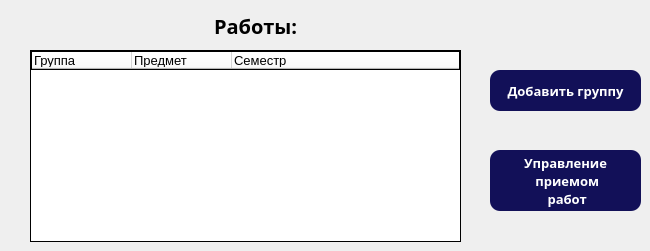
    <widget class="QWidget" name="tab_2">
     <attribute name="title">
      <string notr="true">Пары</string>
     </attribute>
     <widget class="QPushButton" name="add_group_button">
      <property name="geometry">
       <rect>
        <x>490</x>
        <y>70</y>
        <width>151</width>
        <height>41</height>
       </rect>
      </property>
      <property name="palette">
       <palette>
        <active>
         <colorrole role="WindowText">
          <brush brushstyle="SolidPattern">
           <color alpha="255">
            <red>255</red>
            <green>255</green>
            <blue>255</blue>
           </color>
          </brush>
         </colorrole>
         <colorrole role="Button">
          <brush brushstyle="SolidPattern">
           <color alpha="255">
            <red>18</red>
            <green>16</green>
            <blue>88</blue>
           </color>
          </brush>
         </colorrole>
         <colorrole role="Light">
          <brush brushstyle="SolidPattern">
           <color alpha="255">
            <red>127</red>
            <green>255</green>
            <blue>191</blue>
           </color>
          </brush>
         </colorrole>
         <colorrole role="Midlight">
          <brush brushstyle="SolidPattern">
           <color alpha="255">
            <red>106</red>
            <green>212</green>
            <blue>159</blue>
           </color>
          </brush>
         </colorrole>
         <colorrole role="Dark">
          <brush brushstyle="SolidPattern">
           <color alpha="255">
            <red>42</red>
            <green>85</green>
            <blue>63</blue>
           </color>
          </brush>
         </colorrole>
         <colorrole role="Mid">
          <brush brushstyle="SolidPattern">
           <color alpha="255">
            <red>56</red>
            <green>113</green>
            <blue>84</blue>
           </color>
          </brush>
         </colorrole>
         <colorrole role="Text">
          <brush brushstyle="SolidPattern">
           <color alpha="255">
            <red>255</red>
            <green>255</green>
            <blue>255</blue>
           </color>
          </brush>
         </colorrole>
         <colorrole role="BrightText">
          <brush brushstyle="SolidPattern">
           <color alpha="255">
            <red>255</red>
            <green>255</green>
            <blue>255</blue>
           </color>
          </brush>
         </colorrole>
         <colorrole role="ButtonText">
          <brush brushstyle="SolidPattern">
           <color alpha="255">
            <red>255</red>
            <green>255</green>
            <blue>255</blue>
           </color>
          </brush>
         </colorrole>
         <colorrole role="Base">
          <brush brushstyle="SolidPattern">
           <color alpha="255">
            <red>18</red>
            <green>16</green>
            <blue>88</blue>
           </color>
          </brush>
         </colorrole>
         <colorrole role="Window">
          <brush brushstyle="SolidPattern">
           <color alpha="255">
            <red>18</red>
            <green>16</green>
            <blue>88</blue>
           </color>
          </brush>
         </colorrole>
         <colorrole role="Shadow">
          <brush brushstyle="SolidPattern">
           <color alpha="255">
            <red>0</red>
            <green>0</green>
            <blue>0</blue>
           </color>
          </brush>
         </colorrole>
         <colorrole role="AlternateBase">
          <brush brushstyle="SolidPattern">
           <color alpha="255">
            <red>170</red>
            <green>212</green>
            <blue>191</blue>
           </color>
          </brush>
         </colorrole>
         <colorrole role="ToolTipBase">
          <brush brushstyle="SolidPattern">
           <color alpha="255">
            <red>255</red>
            <green>255</green>
            <blue>220</blue>
           </color>
          </brush>
         </colorrole>
         <colorrole role="ToolTipText">
          <brush brushstyle="SolidPattern">
           <color alpha="255">
            <red>0</red>
            <green>0</green>
            <blue>0</blue>
           </color>
          </brush>
         </colorrole>
        </active>
        <inactive>
         <colorrole role="WindowText">
          <brush brushstyle="SolidPattern">
           <color alpha="255">
            <red>255</red>
            <green>255</green>
            <blue>255</blue>
           </color>
          </brush>
         </colorrole>
         <colorrole role="Button">
          <brush brushstyle="SolidPattern">
           <color alpha="255">
            <red>18</red>
            <green>16</green>
            <blue>88</blue>
           </color>
          </brush>
         </colorrole>
         <colorrole role="Light">
          <brush brushstyle="SolidPattern">
           <color alpha="255">
            <red>127</red>
            <green>255</green>
            <blue>191</blue>
           </color>
          </brush>
         </colorrole>
         <colorrole role="Midlight">
          <brush brushstyle="SolidPattern">
           <color alpha="255">
            <red>106</red>
            <green>212</green>
            <blue>159</blue>
           </color>
          </brush>
         </colorrole>
         <colorrole role="Dark">
          <brush brushstyle="SolidPattern">
           <color alpha="255">
            <red>42</red>
            <green>85</green>
            <blue>63</blue>
           </color>
          </brush>
         </colorrole>
         <colorrole role="Mid">
          <brush brushstyle="SolidPattern">
           <color alpha="255">
            <red>56</red>
            <green>113</green>
            <blue>84</blue>
           </color>
          </brush>
         </colorrole>
         <colorrole role="Text">
          <brush brushstyle="SolidPattern">
           <color alpha="255">
            <red>255</red>
            <green>255</green>
            <blue>255</blue>
           </color>
          </brush>
         </colorrole>
         <colorrole role="BrightText">
          <brush brushstyle="SolidPattern">
           <color alpha="255">
            <red>255</red>
            <green>255</green>
            <blue>255</blue>
           </color>
          </brush>
         </colorrole>
         <colorrole role="ButtonText">
          <brush brushstyle="SolidPattern">
           <color alpha="255">
            <red>255</red>
            <green>255</green>
            <blue>255</blue>
           </color>
          </brush>
         </colorrole>
         <colorrole role="Base">
          <brush brushstyle="SolidPattern">
           <color alpha="255">
            <red>18</red>
            <green>16</green>
            <blue>88</blue>
           </color>
          </brush>
         </colorrole>
         <colorrole role="Window">
          <brush brushstyle="SolidPattern">
           <color alpha="255">
            <red>18</red>
            <green>16</green>
            <blue>88</blue>
           </color>
          </brush>
         </colorrole>
         <colorrole role="Shadow">
          <brush brushstyle="SolidPattern">
           <color alpha="255">
            <red>0</red>
            <green>0</green>
            <blue>0</blue>
           </color>
          </brush>
         </colorrole>
         <colorrole role="AlternateBase">
          <brush brushstyle="SolidPattern">
           <color alpha="255">
            <red>170</red>
            <green>212</green>
            <blue>191</blue>
           </color>
          </brush>
         </colorrole>
         <colorrole role="ToolTipBase">
          <brush brushstyle="SolidPattern">
           <color alpha="255">
            <red>255</red>
            <green>255</green>
            <blue>220</blue>
           </color>
          </brush>
         </colorrole>
         <colorrole role="ToolTipText">
          <brush brushstyle="SolidPattern">
           <color alpha="255">
            <red>0</red>
            <green>0</green>
            <blue>0</blue>
           </color>
          </brush>
         </colorrole>
        </inactive>
        <disabled>
         <colorrole role="WindowText">
          <brush brushstyle="SolidPattern">
           <color alpha="255">
            <red>255</red>
            <green>255</green>
            <blue>255</blue>
           </color>
          </brush>
         </colorrole>
         <colorrole role="Button">
          <brush brushstyle="SolidPattern">
           <color alpha="255">
            <red>18</red>
            <green>16</green>
            <blue>88</blue>
           </color>
          </brush>
         </colorrole>
         <colorrole role="Light">
          <brush brushstyle="SolidPattern">
           <color alpha="255">
            <red>127</red>
            <green>255</green>
            <blue>191</blue>
           </color>
          </brush>
         </colorrole>
         <colorrole role="Midlight">
          <brush brushstyle="SolidPattern">
           <color alpha="255">
            <red>106</red>
            <green>212</green>
            <blue>159</blue>
           </color>
          </brush>
         </colorrole>
         <colorrole role="Dark">
          <brush brushstyle="SolidPattern">
           <color alpha="255">
            <red>42</red>
            <green>85</green>
            <blue>63</blue>
           </color>
          </brush>
         </colorrole>
         <colorrole role="Mid">
          <brush brushstyle="SolidPattern">
           <color alpha="255">
            <red>56</red>
            <green>113</green>
            <blue>84</blue>
           </color>
          </brush>
         </colorrole>
         <colorrole role="Text">
          <brush brushstyle="SolidPattern">
           <color alpha="255">
            <red>255</red>
            <green>255</green>
            <blue>255</blue>
           </color>
          </brush>
         </colorrole>
         <colorrole role="BrightText">
          <brush brushstyle="SolidPattern">
           <color alpha="255">
            <red>255</red>
            <green>255</green>
            <blue>255</blue>
           </color>
          </brush>
         </colorrole>
         <colorrole role="ButtonText">
          <brush brushstyle="SolidPattern">
           <color alpha="255">
            <red>255</red>
            <green>255</green>
            <blue>255</blue>
           </color>
          </brush>
         </colorrole>
         <colorrole role="Base">
          <brush brushstyle="SolidPattern">
           <color alpha="255">
            <red>18</red>
            <green>16</green>
            <blue>88</blue>
           </color>
          </brush>
         </colorrole>
         <colorrole role="Window">
          <brush brushstyle="SolidPattern">
           <color alpha="255">
            <red>18</red>
            <green>16</green>
            <blue>88</blue>
           </color>
          </brush>
         </colorrole>
         <colorrole role="Shadow">
          <brush brushstyle="SolidPattern">
           <color alpha="255">
            <red>0</red>
            <green>0</green>
            <blue>0</blue>
           </color>
          </brush>
         </colorrole>
         <colorrole role="AlternateBase">
          <brush brushstyle="SolidPattern">
           <color alpha="255">
            <red>85</red>
            <green>170</green>
            <blue>127</blue>
           </color>
          </brush>
         </colorrole>
         <colorrole role="ToolTipBase">
          <brush brushstyle="SolidPattern">
           <color alpha="255">
            <red>255</red>
            <green>255</green>
            <blue>220</blue>
           </color>
          </brush>
         </colorrole>
         <colorrole role="ToolTipText">
          <brush brushstyle="SolidPattern">
           <color alpha="255">
            <red>0</red>
            <green>0</green>
            <blue>0</blue>
           </color>
          </brush>
         </colorrole>
        </disabled>
       </palette>
      </property>
      <property name="font">
       <font>
        <family>Raleway</family>
        <pointsize>-1</pointsize>
        <weight>75</weight>
        <italic>false</italic>
        <bold>true</bold>
       </font>
      </property>
      <property name="autoFillBackground">
       <bool>false</bool>
      </property>
      <property name="styleSheet">
       <string notr="true">QPushButton {
	background:#121058;
	border-style: solid;
	border-radius: 10px;
	font-family: Raleway;
	font-style: normal;
	font-weight: bold;
	font-size: 13px;
	line-height: 12px;
	color: #FFFFFF;
}
</string>
      </property>
      <property name="text">
       <string>Добавить группу</string>
      </property>
     </widget>
     <widget class="QLabel" name="label_3">
      <property name="geometry">
       <rect>
        <x>110</x>
        <y>10</y>
        <width>291</width>
        <height>31</height>
       </rect>
      </property>
      <property name="font">
       <font>
        <family>Raleway</family>
        <pointsize>-1</pointsize>
        <weight>75</weight>
        <italic>false</italic>
        <bold>true</bold>
       </font>
      </property>
      <property name="styleSheet">
       <string notr="true">font-family: Raleway;
font-style: normal;
font-weight: bold;
font-size:20px;
</string>
      </property>
      <property name="text">
       <string>Работы:</string>
      </property>
      <property name="alignment">
       <set>Qt::AlignCenter</set>
      </property>
     </widget>
     <widget class="QPushButton" name="select_submit_button">
      <property name="geometry">
       <rect>
        <x>490</x>
        <y>150</y>
        <width>151</width>
        <height>61</height>
       </rect>
      </property>
      <property name="palette">
       <palette>
        <active>
         <colorrole role="WindowText">
          <brush brushstyle="SolidPattern">
           <color alpha="255">
            <red>255</red>
            <green>255</green>
            <blue>255</blue>
           </color>
          </brush>
         </colorrole>
         <colorrole role="Button">
          <brush brushstyle="SolidPattern">
           <color alpha="255">
            <red>18</red>
            <green>16</green>
            <blue>88</blue>
           </color>
          </brush>
         </colorrole>
         <colorrole role="Light">
          <brush brushstyle="SolidPattern">
           <color alpha="255">
            <red>127</red>
            <green>255</green>
            <blue>191</blue>
           </color>
          </brush>
         </colorrole>
         <colorrole role="Midlight">
          <brush brushstyle="SolidPattern">
           <color alpha="255">
            <red>106</red>
            <green>212</green>
            <blue>159</blue>
           </color>
          </brush>
         </colorrole>
         <colorrole role="Dark">
          <brush brushstyle="SolidPattern">
           <color alpha="255">
            <red>42</red>
            <green>85</green>
            <blue>63</blue>
           </color>
          </brush>
         </colorrole>
         <colorrole role="Mid">
          <brush brushstyle="SolidPattern">
           <color alpha="255">
            <red>56</red>
            <green>113</green>
            <blue>84</blue>
           </color>
          </brush>
         </colorrole>
         <colorrole role="Text">
          <brush brushstyle="SolidPattern">
           <color alpha="255">
            <red>255</red>
            <green>255</green>
            <blue>255</blue>
           </color>
          </brush>
         </colorrole>
         <colorrole role="BrightText">
          <brush brushstyle="SolidPattern">
           <color alpha="255">
            <red>255</red>
            <green>255</green>
            <blue>255</blue>
           </color>
          </brush>
         </colorrole>
         <colorrole role="ButtonText">
          <brush brushstyle="SolidPattern">
           <color alpha="255">
            <red>255</red>
            <green>255</green>
            <blue>255</blue>
           </color>
          </brush>
         </colorrole>
         <colorrole role="Base">
          <brush brushstyle="SolidPattern">
           <color alpha="255">
            <red>18</red>
            <green>16</green>
            <blue>88</blue>
           </color>
          </brush>
         </colorrole>
         <colorrole role="Window">
          <brush brushstyle="SolidPattern">
           <color alpha="255">
            <red>18</red>
            <green>16</green>
            <blue>88</blue>
           </color>
          </brush>
         </colorrole>
         <colorrole role="Shadow">
          <brush brushstyle="SolidPattern">
           <color alpha="255">
            <red>0</red>
            <green>0</green>
            <blue>0</blue>
           </color>
          </brush>
         </colorrole>
         <colorrole role="AlternateBase">
          <brush brushstyle="SolidPattern">
           <color alpha="255">
            <red>170</red>
            <green>212</green>
            <blue>191</blue>
           </color>
          </brush>
         </colorrole>
         <colorrole role="ToolTipBase">
          <brush brushstyle="SolidPattern">
           <color alpha="255">
            <red>255</red>
            <green>255</green>
            <blue>220</blue>
           </color>
          </brush>
         </colorrole>
         <colorrole role="ToolTipText">
          <brush brushstyle="SolidPattern">
           <color alpha="255">
            <red>0</red>
            <green>0</green>
            <blue>0</blue>
           </color>
          </brush>
         </colorrole>
        </active>
        <inactive>
         <colorrole role="WindowText">
          <brush brushstyle="SolidPattern">
           <color alpha="255">
            <red>255</red>
            <green>255</green>
            <blue>255</blue>
           </color>
          </brush>
         </colorrole>
         <colorrole role="Button">
          <brush brushstyle="SolidPattern">
           <color alpha="255">
            <red>18</red>
            <green>16</green>
            <blue>88</blue>
           </color>
          </brush>
         </colorrole>
         <colorrole role="Light">
          <brush brushstyle="SolidPattern">
           <color alpha="255">
            <red>127</red>
            <green>255</green>
            <blue>191</blue>
           </color>
          </brush>
         </colorrole>
         <colorrole role="Midlight">
          <brush brushstyle="SolidPattern">
           <color alpha="255">
            <red>106</red>
            <green>212</green>
            <blue>159</blue>
           </color>
          </brush>
         </colorrole>
         <colorrole role="Dark">
          <brush brushstyle="SolidPattern">
           <color alpha="255">
            <red>42</red>
            <green>85</green>
            <blue>63</blue>
           </color>
          </brush>
         </colorrole>
         <colorrole role="Mid">
          <brush brushstyle="SolidPattern">
           <color alpha="255">
            <red>56</red>
            <green>113</green>
            <blue>84</blue>
           </color>
          </brush>
         </colorrole>
         <colorrole role="Text">
          <brush brushstyle="SolidPattern">
           <color alpha="255">
            <red>255</red>
            <green>255</green>
            <blue>255</blue>
           </color>
          </brush>
         </colorrole>
         <colorrole role="BrightText">
          <brush brushstyle="SolidPattern">
           <color alpha="255">
            <red>255</red>
            <green>255</green>
            <blue>255</blue>
           </color>
          </brush>
         </colorrole>
         <colorrole role="ButtonText">
          <brush brushstyle="SolidPattern">
           <color alpha="255">
            <red>255</red>
            <green>255</green>
            <blue>255</blue>
           </color>
          </brush>
         </colorrole>
         <colorrole role="Base">
          <brush brushstyle="SolidPattern">
           <color alpha="255">
            <red>18</red>
            <green>16</green>
            <blue>88</blue>
           </color>
          </brush>
         </colorrole>
         <colorrole role="Window">
          <brush brushstyle="SolidPattern">
           <color alpha="255">
            <red>18</red>
            <green>16</green>
            <blue>88</blue>
           </color>
          </brush>
         </colorrole>
         <colorrole role="Shadow">
          <brush brushstyle="SolidPattern">
           <color alpha="255">
            <red>0</red>
            <green>0</green>
            <blue>0</blue>
           </color>
          </brush>
         </colorrole>
         <colorrole role="AlternateBase">
          <brush brushstyle="SolidPattern">
           <color alpha="255">
            <red>170</red>
            <green>212</green>
            <blue>191</blue>
           </color>
          </brush>
         </colorrole>
         <colorrole role="ToolTipBase">
          <brush brushstyle="SolidPattern">
           <color alpha="255">
            <red>255</red>
            <green>255</green>
            <blue>220</blue>
           </color>
          </brush>
         </colorrole>
         <colorrole role="ToolTipText">
          <brush brushstyle="SolidPattern">
           <color alpha="255">
            <red>0</red>
            <green>0</green>
            <blue>0</blue>
           </color>
          </brush>
         </colorrole>
        </inactive>
        <disabled>
         <colorrole role="WindowText">
          <brush brushstyle="SolidPattern">
           <color alpha="255">
            <red>255</red>
            <green>255</green>
            <blue>255</blue>
           </color>
          </brush>
         </colorrole>
         <colorrole role="Button">
          <brush brushstyle="SolidPattern">
           <color alpha="255">
            <red>18</red>
            <green>16</green>
            <blue>88</blue>
           </color>
          </brush>
         </colorrole>
         <colorrole role="Light">
          <brush brushstyle="SolidPattern">
           <color alpha="255">
            <red>127</red>
            <green>255</green>
            <blue>191</blue>
           </color>
          </brush>
         </colorrole>
         <colorrole role="Midlight">
          <brush brushstyle="SolidPattern">
           <color alpha="255">
            <red>106</red>
            <green>212</green>
            <blue>159</blue>
           </color>
          </brush>
         </colorrole>
         <colorrole role="Dark">
          <brush brushstyle="SolidPattern">
           <color alpha="255">
            <red>42</red>
            <green>85</green>
            <blue>63</blue>
           </color>
          </brush>
         </colorrole>
         <colorrole role="Mid">
          <brush brushstyle="SolidPattern">
           <color alpha="255">
            <red>56</red>
            <green>113</green>
            <blue>84</blue>
           </color>
          </brush>
         </colorrole>
         <colorrole role="Text">
          <brush brushstyle="SolidPattern">
           <color alpha="255">
            <red>255</red>
            <green>255</green>
            <blue>255</blue>
           </color>
          </brush>
         </colorrole>
         <colorrole role="BrightText">
          <brush brushstyle="SolidPattern">
           <color alpha="255">
            <red>255</red>
            <green>255</green>
            <blue>255</blue>
           </color>
          </brush>
         </colorrole>
         <colorrole role="ButtonText">
          <brush brushstyle="SolidPattern">
           <color alpha="255">
            <red>255</red>
            <green>255</green>
            <blue>255</blue>
           </color>
          </brush>
         </colorrole>
         <colorrole role="Base">
          <brush brushstyle="SolidPattern">
           <color alpha="255">
            <red>18</red>
            <green>16</green>
            <blue>88</blue>
           </color>
          </brush>
         </colorrole>
         <colorrole role="Window">
          <brush brushstyle="SolidPattern">
           <color alpha="255">
            <red>18</red>
            <green>16</green>
            <blue>88</blue>
           </color>
          </brush>
         </colorrole>
         <colorrole role="Shadow">
          <brush brushstyle="SolidPattern">
           <color alpha="255">
            <red>0</red>
            <green>0</green>
            <blue>0</blue>
           </color>
          </brush>
         </colorrole>
         <colorrole role="AlternateBase">
          <brush brushstyle="SolidPattern">
           <color alpha="255">
            <red>85</red>
            <green>170</green>
            <blue>127</blue>
           </color>
          </brush>
         </colorrole>
         <colorrole role="ToolTipBase">
          <brush brushstyle="SolidPattern">
           <color alpha="255">
            <red>255</red>
            <green>255</green>
            <blue>220</blue>
           </color>
          </brush>
         </colorrole>
         <colorrole role="ToolTipText">
          <brush brushstyle="SolidPattern">
           <color alpha="255">
            <red>0</red>
            <green>0</green>
            <blue>0</blue>
           </color>
          </brush>
         </colorrole>
        </disabled>
       </palette>
      </property>
      <property name="font">
       <font>
        <family>Raleway</family>
        <pointsize>-1</pointsize>
        <weight>75</weight>
        <italic>false</italic>
        <bold>true</bold>
       </font>
      </property>
      <property name="autoFillBackground">
       <bool>false</bool>
      </property>
      <property name="styleSheet">
       <string notr="true">QPushButton {
	background:#121058;
	border-style: solid;
	border-radius: 10px;
	font-family: Raleway;
	font-style: normal;
	font-weight: bold;
	font-size: 13px;
	line-height: 12px;
	color: #FFFFFF;
}
</string>
      </property>
      <property name="text">
       <string>Управление 
 приемом 
 работ</string>
      </property>
     </widget>
     <widget class="QTreeWidget" name="listWidget_2">
      <property name="geometry">
       <rect>
        <x>30</x>
        <y>50</y>
        <width>431</width>
        <height>192</height>
       </rect>
      </property>
      <property name="styleSheet">
       <string notr="true">background:white;
border:1px solid black;
font-size:13px;</string>
      </property>
      <column>
       <property name="text">
        <string>Группа</string>
       </property>
      </column>
      <column>
       <property name="text">
        <string>Предмет</string>
       </property>
      </column>
      <column>
       <property name="text">
        <string>Семестр</string>
       </property>
      </column>
     </widget>
    </widget>
